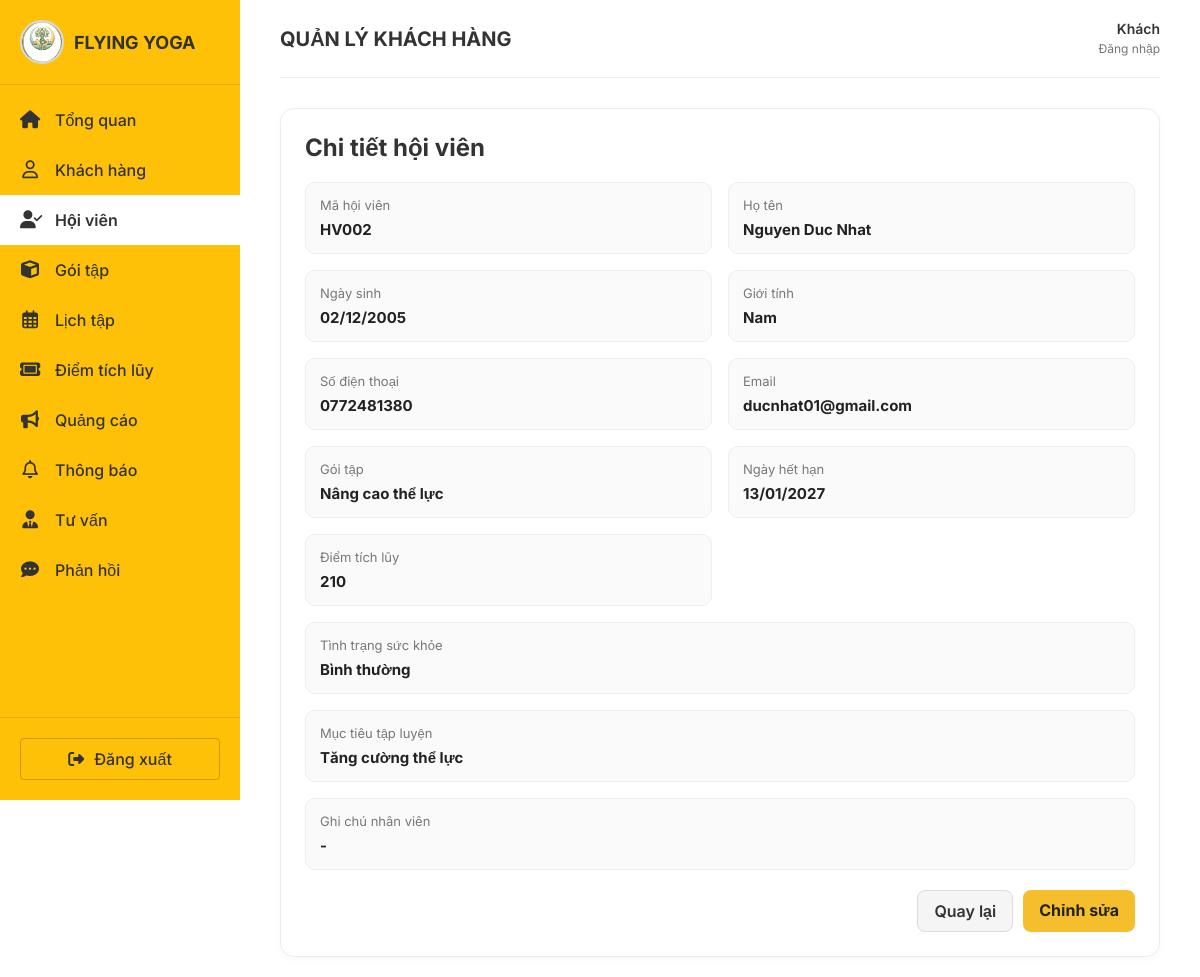
The app's page /khach-hang/hoi-vien/chi-tiet/2/ with its own data.
### khach_hang/models.py (models this page shows, shortened)
class HoiVien(models.Model):
    GIOI_TINH_CHOICE = [
        ('Nam', 'Nam'),
        ('Nữ', 'Nữ'),
        ('Khác', 'Khác')
    ]
    ma_hoi_vien = models.CharField(
        max_length=20,
        unique=True,
        blank=True,
        verbose_name="Mã hội viên"
    )
    ho_ten = models.CharField(
        max_length=255,
        verbose_name="Họ và tên"
    )
    ngay_sinh = models.DateField(
        verbose_name="Ngày sinh"
    )
    gioi_tinh = models.CharField(
        max_length=10,
        choices=GIOI_TINH_CHOICE
    )
    so_dien_thoai = models.CharField(
        max_length=10,
        unique=True,
        verbose_name="Số điện thoại"
    )
    email = models.EmailField(
        blank=True,
        null=True,
        verbose_name="Email"
    )
    tinh_trang_suc_khoe = models.TextField(
        blank=True,
        verbose_name="Tình trạng sức khỏe / Bệnh lý"
    )
    muc_tieu_tap_luyen = models.TextField(
        blank=True,
        verbose_name="Mục tiêu tập luyện"
    )
    ghi_chu_nhan_vien = models.TextField(
        blank=True,
        verbose_name="Ghi chú nội bộ"
    )
    chieu_cao = models.FloatField(
        help_text="cm",
        null=True,
        blank=True
    )
    can_nang = models.FloatField(
        help_text="kg",
        null=True,
        blank=True
    )
    body_fat = models.FloatField(
        help_text="%",
        null=True,
        blank=True
    )
    goi_dang_su_dung = models.ForeignKey(
        'goi_tap.GoiTap', # ĐÃ SỬA THÀNH CHUỖI
        on_delete=models.SET_NULL,
        null=True,
        blank=True
    )
    ngay_het_han_goi = models.DateField(
        null=True,
        blank=True
    )
    diem_tich_luy = models.IntegerField(
        default=0
    )
    check_in_cuoi = models.DateTimeField(
        null=True,
        blank=True
    )
    ngay_tao = models.DateTimeField(
        auto_now_add=True,
        verbose_name="Ngày tạo"
    )

### goi_tap/models.py (models this page shows, shortened)
class GoiTap(models.Model):
    LOAI_CHOICE = [
        ('buoi', 'Theo buổi'),
        ('thang', 'Theo tháng'),
    ]
    TRANG_THAI_CHOICE = [
        ('hoat_dong', 'Hoạt động'),
        ('ngung', 'Ngưng'),
    ]
    ma_goi = models.CharField(max_length=10, unique=True)
    ten_goi = models.CharField(max_length=100)
    loai_goi = models.CharField(max_length=10, choices=LOAI_CHOICE)
    thoi_han_so_buoi = models.IntegerField()
    gia_goi = models.DecimalField(max_digits=12, decimal_places=0)
    trang_thai = models.CharField(max_length=20, choices=TRANG_THAI_CHOICE, default='hoat_dong')
    ghi_chu = models.TextField(blank=True, null=True)

### khach_hang/views.py (the view)
# urls.py: path('hoi-vien/chi-tiet/<int:id>/', views.chi_tiet_hoi_vien, name='chi_tiet_hoi_vien'),
def chi_tiet_hoi_vien(request, id):
    hv = get_object_or_404(HoiVien.objects.select_related('goi_dang_su_dung'), id=id)
    return render(request, 'khach_hang/chi_tiet_hoi_vien.html', {
        'hv': hv
    })

### thong_bao/context_processors.py (called while the page is built, shortened)
def thong_bao_context(request):
    so_thong_bao_chua_doc = 0
    ds_thong_bao_dropdown = ThongBaoNhacNho.objects.none()
    return {
        'so_thong_bao_chua_doc': so_thong_bao_chua_doc,
        'ds_thong_bao_dropdown': ds_thong_bao_dropdown,
    }

### khach_hang/templates/khach_hang/chi_tiet_hoi_vien.html (shortened to what this page needs)
{% extends 'base.html' %}
{% load static %}
{% block page_title %}QUẢN LÝ KHÁCH HÀNG{% endblock %}
{% block extra_css %}
<link rel="stylesheet" href="{% static 'css/customers.css' %}">
{% endblock %}
{% block content %}
<div class="detail-wrapper">
    <div class="detail-title">Chi tiết hội viên</div>
    <div class="detail-grid">
        <div class="detail-item">
            <label>Mã hội viên</label>
            <strong>{{ hv.ma_hoi_vien }}</strong>
        </div>
        <div class="detail-item">
            <label>Họ tên</label>
            <strong>{{ hv.ho_ten }}</strong>
        </div>
        <div class="detail-item">
            <label>Ngày sinh</label>
            <strong>{{ hv.ngay_sinh|date:"d/m/Y" }}</strong>
        </div>
        <div class="detail-item">
            <label>Giới tính</label>
            <strong>{{ hv.gioi_tinh }}</strong>
        </div>
        <div class="detail-item">
            <label>Số điện thoại</label>
            <strong>{{ hv.so_dien_thoai }}</strong>
        </div>
        <div class="detail-item">
            <label>Email</label>
            <strong>{{ hv.email }}</strong>
        </div>
        <div class="detail-item">
            <label>Gói tập</label>
            <strong>{% if hv.goi_dang_su_dung %}{{ hv.goi_dang_su_dung.ten_goi }}{% else %}-{% endif %}</strong>
        </div>
        <div class="detail-item">
            <label>Ngày hết hạn</label>
            <strong>{{ hv.ngay_het_han_goi|date:"d/m/Y" }}</strong>
        </div>
        <div class="detail-item">
            <label>Điểm tích lũy</label>
            <strong>{{ hv.diem_tich_luy }}</strong>
        </div>
        <div class="detail-item full-col">
            <label>Tình trạng sức khỏe</label>
            <strong>{{ hv.tinh_trang_suc_khoe|default:"-" }}</strong>
        </div>
        <div class="detail-item full-col">
            <label>Mục tiêu tập luyện</label>
            <strong>{{ hv.muc_tieu_tap_luyen|default:"-" }}</strong>
        </div>
        <div class="detail-item full-col">
            <label>Ghi chú nhân viên</label>
            <strong>{{ hv.ghi_chu_nhan_vien|default:"-" }}</strong>
        </div>
    </div>
    <div class="detail-actions">
        <a href="{% url 'khach_hang:danh_sach_hoi_vien' %}" class="btn-back">Quay lại</a>
        <a href="{% url 'khach_hang:sua_hoi_vien' hv.id %}" class="btn-edit">Chỉnh sửa</a>
    </div>
</div>
{% endblock %}

### static/css/style.css (style rules this page uses)
:root { --primary-yellow: #FFC107; --primary-yellow-light: #FFECB3; --text-dark: #333333; --text-gray: #757575; --bg-light: #F9F9F9; --white: #FFFFFF; --danger-red: #E53935; --success-green: #43A047; --info-blue: #1E88E5; --warning-orange: #FB8C00; --sidebar-width: 240px; }
* { margin: 0; padding: 0; box-sizing: border-box; font-family: 'Inter', sans-serif; }
body { background-color: var(--white); color: var(--text-dark); }

### khach_hang/templates/khach_hang/chi_tiet_hoi_vien.html (style rules this page uses)
.detail-wrapper { background:#fff; border:1px solid #ececec; border-radius:14px; padding:24px; box-shadow:0 2px 8px rgba(0,0,0,.03); }
.detail-title { font-size:24px; font-weight:700; margin-bottom:20px; }
.detail-grid { display:grid; grid-template-columns:1fr 1fr; gap:16px; }
.detail-item { border:1px solid #eee; border-radius:10px; padding:14px; background:#fafafa; }
.detail-item label { display:block; font-size:13px; color:#777; margin-bottom:6px; }
.detail-item strong { color:#222; font-size:15px; }
.full-col { grid-column:1 / -1; }
.detail-actions { margin-top:20px; display:flex; justify-content:flex-end; gap:10px; }
.btn-back { padding:10px 16px; border-radius:8px; border:1px solid #ddd; background:#f5f5f5; text-decoration:none; color:#333; font-weight:600; }
.btn-edit { padding:10px 16px; border-radius:8px; border:none; background:#f4be2c; color:#222; font-weight:700; text-decoration:none; }

### records on screen
HoiVien: ma_hoi_vien "HV002", ho_ten "Nguyen Duc Nhat", ngay_sinh "02/12/2005", gioi_tinh "Nam", so_dien_thoai "0772481380", email "ducnhat01@gmail.com", goi_dang_su_dung.ten_goi "Nâng cao thể lực", ngay_het_han_goi "13/01/2027", diem_tich_luy "210", tinh_trang_suc_khoe "Bình thường", muc_tieu_tap_luyen "Tăng cường thể lực", ghi_chu_nhan_vien "-"
